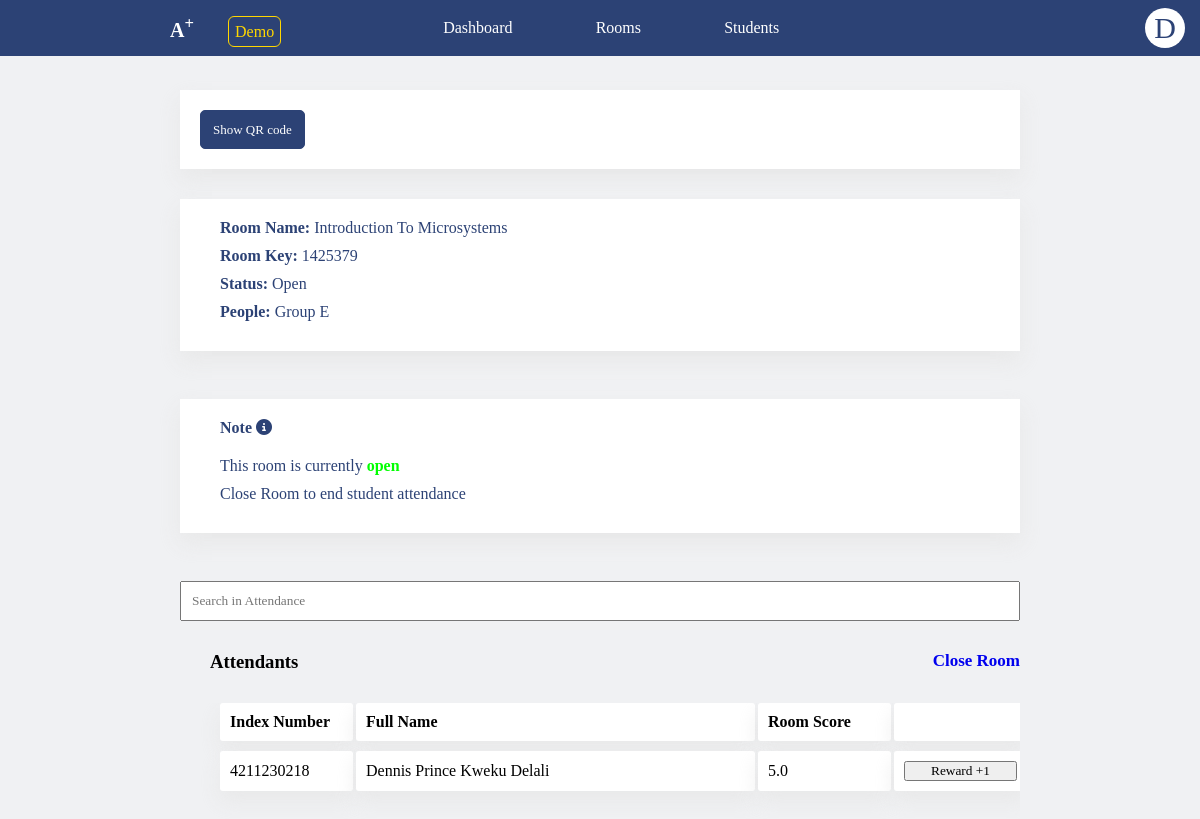
Screenshot of /staff/room/PGRV21 (signed in) with the database file from the repository.
### aplus_app/models.py (models this page shows, shortened)
class Room(models.Model):
    name = models.CharField(max_length=100)
    id = models.CharField(max_length=100, primary_key=True)
    group = models.ForeignKey(Group, on_delete=models.CASCADE)
    course = models.ForeignKey(Course, on_delete=models.CASCADE)
    status = models.CharField(max_length=20)
    attendants = models.JSONField(default={"data": []})
    date = models.DateField(auto_now=True)
    key = models.TextField(default="123456")
    qrcode = models.ImageField(upload_to="qrcodes", default="qrcodes/default", blank=True, null=True)
    def get_attendants(self):
        attendants = []
        for _id in self.attendants['data']:
            attendant = Student.objects.get(pk=_id)
            attendants.append(attendant)
        return attendants

class Group(models.Model):
    name = models.CharField(max_length=100)

class Student(models.Model):
    name = models.CharField(max_length=100)
    id = models.CharField(max_length=20, primary_key=True)
    level = models.CharField(max_length=20)
    group = models.ForeignKey(Group, on_delete=models.SET_DEFAULT, default=5)
    password = models.TextField()
    def get_room_score(self, room: 'Room'):
        score = Score.objects.filter(room=room).get(student=self).score
        return score

class Score(models.Model):
    score = models.FloatField()
    room = models.ForeignKey(Room, on_delete=models.CASCADE)
    student = models.ForeignKey(Student, on_delete=models.CASCADE)

### aplus_app/staff/views.py (the view)
# urls.py: path('room/<str:room_id>', room, name="staff_room"),
def room(request, room_id):
    try:
        if request.session["active_staff_id"] == "":
            return redirect("staff_login")
    except KeyError:
        request.session["active_staff_id"] = ""
        return redirect("staff_home")
    try:
        active_staff = Staff.objects.get(pk=request.session["active_staff_id"])
        context = {
            "staff": active_staff,
            "staff_name_0": active_staff.name[0],
            "groups": Group.objects.all(),
            "room": Room.objects.get(pk=room_id),
            "students": Student.objects.all()
        }
        return render(request, 'aplus_app/staff/room.html', context)
    except ObjectDoesNotExist:
        request.session["active_staff_id"] = ""
        return redirect("staff_home")

### aplus_app/templatetags/custom_filters.py (called while the page is built)
@register.filter(name='get_room_score')
def get_room_score(student: Student, room: Room):
    return student.get_room_score(room=room)

### aplus_app/templatetags/head_tag.py (called while the page is built)
@register.inclusion_tag('aplus_app/head_tag.html')
def html_head_tag(title):
    return {
        "title": title
    }

### aplus_app/templatetags/staff_ui.py (called while the page is built)
@register.inclusion_tag('aplus_app/staff/base.html', takes_context=True)
def staff_app_navs(context, active):
    return {
        "staff": context['staff'],
        "staff_name_0": context['staff_name_0'],
        "active": active,
    }

### aplus_app/templates/aplus_app/staff/room.html (shortened to what this page needs)
<!DOCTYPE html>
<html lang="en">
{% load static %}
{% load staff_ui %}
{% load head_tag %}
{% load custom_filters %}
{% html_head_tag title="A+|Staff Home" %}
<body>
{% staff_app_navs active="home" %}
       <div  class="cont-090">
<button class="dope-btn" onclick="openForm('qrcode-div')">Show QR code</button>
       </div>
<div  class="cont-090">
        <div style="margin: 0 0 10px 20px">
            <b>Room Name:</b> {{room.name}}
        </div>
        <div style="margin: 0 0 10px 20px">
            <b>Room Key:</b> {{room.key}}
        </div>
        <div style="margin: 0 0 10px 20px">
            <b>Status:</b> {{room.status}}
        </div>
        <div style="margin: 0 0 10px 20px">
            <b>People:</b> {{room.group.name}}
        </div>
</div><br>
<div  class="cont-090">
    <div style="margin: 0 0 20px 20px"><b>Note</b> <i class="fa-solid fa-info-circle"></i></div>
    {% if room.status == "Closed" %}
        <div style="margin: 0 0 10px 20px">
            This room is currently <b style="color:red">closed</b><br>
        </div>
        <div style="margin: 0 0 10px 20px">
            Open Room to take student attendance
        </div>
    {% else %}
        <div style="margin: 0 0 10px 20px">
            This room is currently <b style="color:lime">open</b><br>
        </div>
        <div style="margin: 0 0 10px 20px">
            Close Room to end student attendance
        </div>
    {% endif %}
</div><br>
<div class="cont-898">
    <input id="search_filter" style="width: 100%; height:3em; padding: 0 10px" type="search" placeholder="Search in Attendance">
</div>
<div class="cont-898">
    <h3 style="margin: 0 0 20px 30px">Attendants <span onclick="" style="float: right; font-size:17px; cursor:pointer">
        {% if room.status == "Closed" %}
            <a href="{% url 'staff_open_room' room_id=room.id %}">Open Room</a>
        {% else %}
            <a href="{% url 'staff_close_room' room_id=room.id %}">Close Room</a>
        {% endif %}
    </span></h3>
</div>
<div class="cont-898-1">
    <div class="custom-table-001">
        <div class="row-head">
            <div class="cell"><b>Index Number</b></div>
            <div class="cell music-title"><b>Full Name</b></div>
            <div class="cell"><b>Room Score</b></div>
            <div class="cell"></div>
        </div>
        {% for student in room.get_attendants %}
        <div class="row">
            <div class="cell" onclick="window.open('{% url 'staff_student' student_id=student.id %}', '_self')">{{ student.id }}</div>
            <div class="cell music-title" onclick="window.open('{% url 'staff_student' student_id=student.id %}', '_self')">{{ student.name }}</div>
            <div class="cell">{{ student|get_room_score:room }}</div>
            <div class="cell"><button onclick="window.open('{% url 'staff_reward_plus_1' student_id=student.id room_id=room.id %}', '_self')">Reward +1</button></div>
        </div>
        {% endfor %}
    </div>
</div>
</body>
</html>

### aplus_app/static/aplus_app/css/ananse.css (style rules this page uses)
* { font-family: 'calibri'; }
:root { --color-one: gold ; --color-two: #e91e63; --shadow: 0px 1px 5px -2px #9b8c8c; }
body { overflow-x: hidden; }

### aplus_app/static/aplus_app/css/main.css (style rules this page uses)
html { font-family: calibri; }
a { width: 0; text-decoration: none; }
body { overflow-x: hidden; }

### aplus_app/static/aplus_app/css/page.css (style rules this page uses)
* { font-family: calibri; padding: 0; margin: 0; box-sizing: border-box; }
body { background:#f0f1f3; overflow-x: hidden; }
.custom-table-001 { flex-direction: column; display: flex; gap: 10px; align-items: center; justify-content: center; }
.custom-table-001 .row, .custom-table-001 .row-head { display: flex; flex-direction: row; gap: 3px; }
.custom-table-001 .row .cell, .custom-table-001 .row-head .cell { padding: 10px 10px; width: 133px; display: grid; text-align: left; background: white; align-items: center; box-shadow: 0px 10px 20px 0px rgba(229, 229, 229, 0.75); border-radius: 3px; }
.custom-table-001 .row .cell.music-title, .custom-table-001 .row-head .cell.music-title { padding: 10px 10px; width: calc(133px*3); display: grid; text-align: left; background: white; align-items: center; box-shadow: 0px 10px 20px 0px rgba(229, 229, 229, 0.75); border-radius: 3px; }
.cont-090 { width:70%;background: white; box-shadow: 0px 10px 20px 0px rgba(229, 229, 229, 0.75); position: relative; padding:20px; color:#2C4275; left: 50%; margin-bottom: 30px; translate: -50% 0; }
.cont-898 { width:70%; position: relative; left: 50%; margin-bottom: 30px; translate: -50% 0; }
.cont-898-1 { width: 70%; display: -webkit-box; padding: 0 0 30px 0; overflow-x: scroll; gap: 10px; position: relative; left: 50%; margin-bottom: 30px; translate: -50% 0; }
.dope-btn { font-size: 13px; font-weight: 500; height: 3em; padding: 0 12px; color: white; background-color: #2C4275; border-radius: 5px; border: 1px solid #2C4275; }

### rows the page displays
Room: name "Introduction To Microsystems", key "1425379", status "Open", group.name "Group E"
Student: id "4211230218", name "Dennis Prince Kweku Delali", id.score "5.0"

### other values shown
{{ staff_name_0 }} "D"
